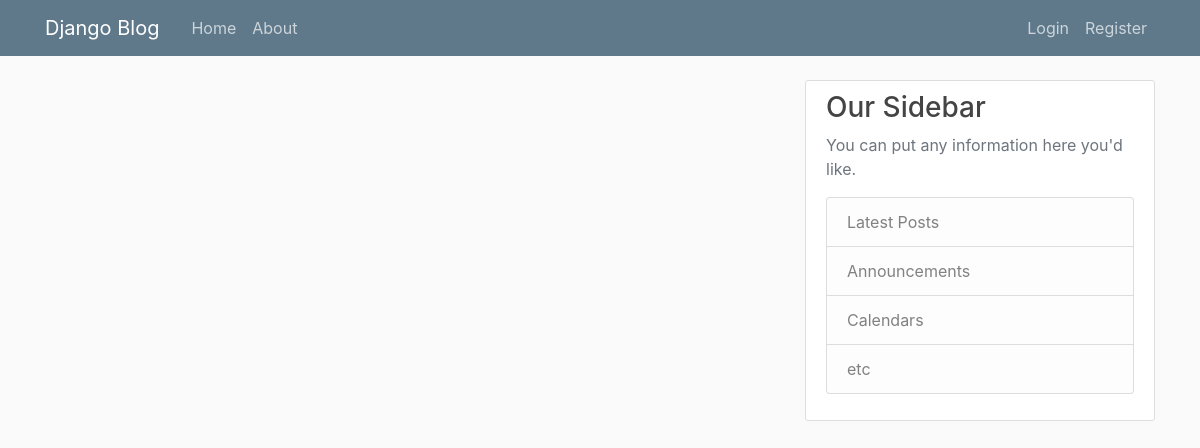
The app's page /, older data.
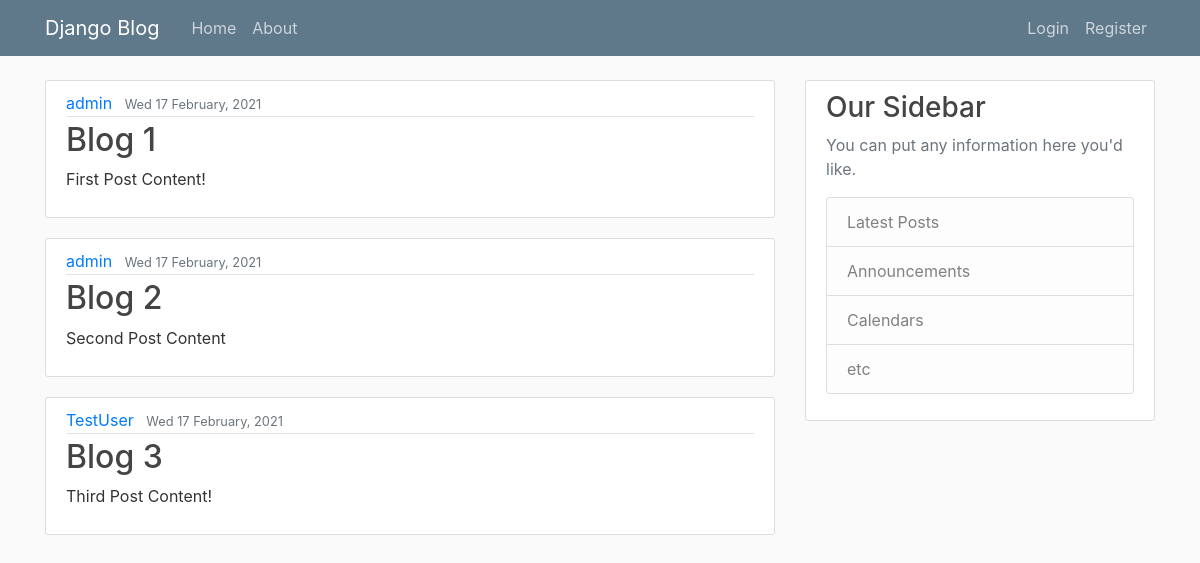
The same page, newer data.
### blog_app/models.py (models this page shows, shortened)
class Post(models.Model):
    objects = None
    title = models.CharField(max_length=100)
    content = models.TextField()
    date_posted = models.DateTimeField(default=timezone.now)  # auto_now_add will add the date only when it is created
    author = models.ForeignKey(User, on_delete=models.CASCADE)  # if a user is deleted then his post will be deleted as well

### blog_app/views.py (the view)
# urls.py: path('', views.home, name='blog-home'),
def home(request):
    return render(request, 'blog/home.html', {'posts': Post.objects.all()})

### blog_app/templates/blog/home.html
{% extends 'blog/base.html' %}   # Extending base template
{% block content %}
    {% for post in posts %}
        <article class="media content-section">
          <div class="media-body">
            <div class="article-metadata">
              <a class="mr-2" href="#">{{ post.author }}</a>
              <small class="text-muted">{{ post.date_posted|date:"D d F, Y"  }}</small>
            </div>
            <h2><a class="article-title" href="#">{{ post.title }}</a></h2>
            <p class="article-content">{{ post.content }}</p>
          </div>
        </article>
    {% endfor %}
{% endblock content %}

### blog_app/templates/blog/base.html (shortened to what this page needs)
<!DOCTYPE html>
{% load static %}
<html lang="en">
<head>
    <link rel="stylesheet"
          href="https://maxcdn.bootstrapcdn.com/bootstrap/4.0.0/css/bootstrap.min.css"
>
    <link rel="stylesheet" type="text/css" href="{% static 'blog/main.css' %}">
</head>
<body>
    <header class="site-header">
        <nav class="navbar navbar-expand-md navbar-dark bg-steel fixed-top">
            <div class="container">
                <a class="navbar-brand mr-4" href="{% url 'blog-home' %}">Django Blog</a>
                <div class="collapse navbar-collapse" id="navbarToggle">
                    <div class="navbar-nav mr-auto">
                        <a class="nav-item nav-link" href="{% url 'blog-home' %}">Home</a>
                        <a class="nav-item nav-link" href="{% url 'blog-about' %}">About</a>
                    </div>
                    <div class="navbar-nav">
                        <a class="nav-item nav-link" href="#">Login</a>
                        <a class="nav-item nav-link" href="{% url 'register' %}">Register</a>
                    </div>
                </div>
            </div>
        </nav>
    </header>
    <main role="main" class="container">
        <div class="row">
            <div class="col-md-8">
                {% block content %}{% endblock content %}
            </div>
            <div class="col-md-4">
                <div class="content-section">
                    <h3>Our Sidebar</h3>
                    <p class='text-muted'>You can put any information here you'd like.
                        <ul class="list-group">
                            <li class="list-group-item list-group-item-light">Latest Posts</li>
                            <li class="list-group-item list-group-item-light">Announcements</li>
                            <li class="list-group-item list-group-item-light">Calendars</li>
                            <li class="list-group-item list-group-item-light">etc</li>
                        </ul>
                    </p>
                </div>
            </div>
        </div>
    </main>
</body>
</html>

### static/blog/main.css (style rules this page uses)
body { background: #fafafa; color: #333333; margin-top: 5rem; }
h1, h2, h3, h4, h5, h6 { color: #444444; }
ul { margin: 0; }
.bg-steel { background-color: #5f788a; }
.site-header .navbar-nav .nav-link { color: #cbd5db; }
.content-section { background: #ffffff; padding: 10px 20px; border: 1px solid #dddddd; border-radius: 3px; margin-bottom: 20px; }
.article-title { color: #444444; }
.article-content { white-space: pre-line; }
.article-metadata { padding-bottom: 1px; margin-bottom: 4px; border-bottom: 1px solid #e3e3e3 }

Row changes from the older to the newer data that the page shows:
added Post: author "admin", date_posted "Wed 17 February, 2021", title "Blog 1", content "First Post Content!"
added Post: author "admin", date_posted "Wed 17 February, 2021", title "Blog 2", content "Second Post Content"
added Post: author "TestUser", date_posted "Wed 17 February, 2021", title "Blog 3", content "Third Post Content!"
